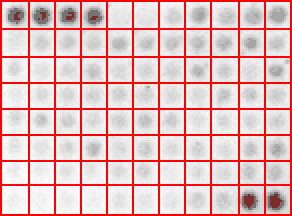
#> input picture chapter4/ELISA_image_analysis/examples/D_grid_example.png, 146 x 108 px (shown 2 times larger)
$ python elisa_grid_quantification.py
#> lines starting #> are read from the running program, lines starting #| are printed output that depends on the picture
#!/usr/bin/env python3
"""Quantify an ELISA array image carrying a manually drawn red grid.

The defaults preserve the original 11-column, 8-row calculation. This script
locates existing grid lines; grid drawing and spot detection are manual steps.
"""

from __future__ import annotations

import argparse
import hashlib
import importlib.metadata
import json
from pathlib import Path
import string
import sys

import cv2
import numpy as np
import pandas as pd


SCRIPT_DIR = Path(__file__).resolve().parent
SKY_BLUE_BGR = (235, 206, 135)
GREEN_BGR = (0, 255, 0)


def parse_args() -> argparse.Namespace:
    parser = argparse.ArgumentParser(description=__doc__)
    parser.add_argument(
        "image", nargs="?", type=Path, default=SCRIPT_DIR / "examples" / "D_grid_example.png",
        help="8-bit color PNG/TIFF with a complete, manually drawn red grid",
    )
    parser.add_argument("--output-dir", type=Path, default=Path("elisa_results"))
    parser.add_argument("--cols", type=int, default=11, help="number of grid columns")
    parser.add_argument("--rows", type=int, default=8, help="number of grid rows (1-26)")
    parser.add_argument("--bg-size", "--background-patch", dest="bg_size", type=int, default=2, help="side of lower-left background square")
    parser.add_argument("--top-n", "--top-pixels", dest="top_n", type=int, default=10, help="number of brightest inverted pixels used for the upper reference")
    parser.add_argument("--threshold-fraction", "--signal-fraction", dest="threshold_fraction", type=float, default=0.30, help="fraction between background and upper reference")
    parser.add_argument("--preview", action="store_true", help="show the classified image after saving")
    args = parser.parse_args()
    if args.cols < 1 or not 1 <= args.rows <= 26:
        parser.error("--cols must be positive and --rows must be between 1 and 26")
    if args.bg_size < 1 or args.top_n < 1:
        parser.error("--bg-size and --top-n must be positive")
    if not 0 <= args.threshold_fraction <= 1:
        parser.error("--threshold-fraction must be between 0 and 1")
    return args


def read_grid_image(path: Path) -> np.ndarray:
    if not path.is_file():
        raise ValueError(f"Input image does not exist: {path}")
    # Reading bytes first also supports paths containing non-ASCII characters.
    image = cv2.imdecode(np.fromfile(path, dtype=np.uint8), cv2.IMREAD_UNCHANGED)
#> image is the input picture: shape (108, 146, 3); mean B, G, R 190.1, 190.1, 231
    if image is None:
        raise ValueError(f"Cannot decode input image: {path}")
    if image.dtype != np.uint8 or image.ndim != 3 or image.shape[2] not in (3, 4):
        raise ValueError("Input must be an 8-bit color image with a manually drawn red grid.")
    return image[:, :, :3].copy()  # OpenCV BGR; ignore an optional alpha channel.


def find_cell_bounds(red_mask: np.ndarray, cx: int, cy: int, well: str) -> tuple[int, int, int, int]:
    """Scan from the expected cell center to existing red lines, as in the original."""
    height, width = red_mask.shape
    if red_mask[cy, cx]:
        raise ValueError(f"{well}: expected cell center lies on a red line; check crop and grid dimensions.")
    top = bottom = cy
    left = right = cx
    while top > 0 and not red_mask[top, cx]:
        top -= 1
    while bottom < height - 1 and not red_mask[bottom, cx]:
        bottom += 1
    while left > 0 and not red_mask[cy, left]:
        left -= 1
    while right < width - 1 and not red_mask[cy, right]:
        right += 1
    boundaries = (("top", top, cx), ("bottom", bottom, cx),
                  ("left", cy, left), ("right", cy, right))
    missing = [side for side, y, x in boundaries if not red_mask[y, x]]
    if missing:
        raise ValueError(f"{well}: missing red boundary ({', '.join(missing)}); complete the grid manually.")
    # x2 and y2 are exclusive. The surrounding red lines are outside this ROI.
    x1, y1, x2, y2 = left + 1, top + 1, right, bottom
    if x2 <= x1 or y2 <= y1:
        raise ValueError(f"{well}: grid encloses an empty cell.")
    if red_mask[y1:y2, x1:x2].any():
        raise ValueError(f"{well}: red grid pixels enter the measurement region; straighten the grid manually.")
    return x1, y1, x2, y2


def analyze(image: np.ndarray, rows: int = 8, cols: int = 11, bg_size: int = 2,
            top_n: int = 10, threshold_fraction: float = 0.30) -> tuple[pd.DataFrame, np.ndarray]:
#> called with rows = 8, cols = 11, bg_size = 2, top_n = 10, threshold_fraction = 0.3
    height, width = image.shape[:2]
#> height = 108; width = 146
    gray_inv = 255 - cv2.cvtColor(image, cv2.COLOR_BGR2GRAY)
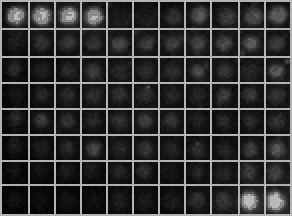
#> gray_inv: shape (108, 146) (shown 2 times larger); min 4, max 186, mean 52.7
    red_mask = (image[:, :, 2] > 180) & (image[:, :, 1] < 80) & (image[:, :, 0] < 80)
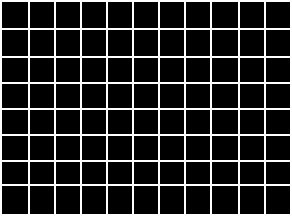
#> red_mask: shape (108, 146) bool (shown 2 times larger); 15.9% white in thin lines or dots
    if not red_mask.any():
        raise ValueError("No red grid found. Draw the grid manually before running this script.")
    classified = image.copy()
    results = []
    seen_bounds = set()
    for j in range(rows):
        for i in range(cols):
            well = f"{string.ascii_uppercase[j]}{i + 1}"
            cx, cy = int((i + 0.5) * width / cols), int((j + 0.5) * height / rows)
            x1, y1, x2, y2 = find_cell_bounds(red_mask, cx, cy, well)
            bounds = (x1, y1, x2, y2)
            if bounds in seen_bounds:
                raise ValueError(f"{well}: another cell has the same bounds; check --rows and --cols.")
            seen_bounds.add(bounds)
            region = gray_inv[y1:y2, x1:x2]
            if min(region.shape) < bg_size or region.size <= bg_size ** 2:
                raise ValueError(f"{well}: cell is too small for the background patch.")
            # The background patch is included in the upper reference, matching
            # the original script, but excluded from all pixel classifications.
            background = np.zeros(region.shape, dtype=bool)
            background[-bg_size:, :bg_size] = True
            bg_value = float(np.mean(region[background]))
            highest = np.sort(region, axis=None)[-top_n:]
            upper_reference = float(np.mean(highest))
            threshold = bg_value + threshold_fraction * (upper_reference - bg_value)
            candidates = ~background
            type1 = candidates & (region <= bg_value)
            type2 = candidates & (region > bg_value) & (region < threshold)
            signal = candidates & (region > bg_value) & (region >= threshold)
            colored_region = classified[y1:y2, x1:x2]
            colored_region[type1] = SKY_BLUE_BGR
            colored_region[type2] = GREEN_BGR
            signal_mean = float(np.mean(region[signal])) if signal.any() else 0.0
            results.append({
                "well": well,
                "bg_threshold": bg_value,
                "green_threshold": threshold,
                "signal_mean": signal_mean,
                "signal_pixels": int(signal.sum()),
                "total_pixels": int(candidates.sum()),
                "top_pixels_mean": upper_reference,
                "x1": x1, "y1": y1, "x2_exclusive": x2, "y2_exclusive": y2,
            })
#> after the loop, results = 88 items; seen_bounds = 88 items
    return pd.DataFrame(results), classified


def save_results(df: pd.DataFrame, classified: np.ndarray, args: argparse.Namespace) -> list[Path]:
    output_dir = args.output_dir.resolve()
    output_dir.mkdir(parents=True, exist_ok=True)
    stem = args.image.stem
    csv_path = output_dir / f"{stem}_signals.csv"
    xlsx_path = output_dir / f"{stem}_signals.xlsx"
    png_path = output_dir / f"{stem}_classified.png"
    json_path = output_dir / f"{stem}_analysis.json"
    df.to_csv(csv_path, index=False)
    matrix = pd.DataFrame(df["signal_mean"].to_numpy().reshape(args.rows, args.cols),
                          index=list(string.ascii_uppercase[:args.rows]),
                          columns=list(range(1, args.cols + 1)))
    with pd.ExcelWriter(xlsx_path, engine="openpyxl") as writer:
        df.to_excel(writer, sheet_name="signals", index=False)
        matrix.to_excel(writer, sheet_name="signal_mean", index_label="row")
    success, encoded = cv2.imencode(".png", classified)
    if not success:
        raise ValueError("Could not encode the classified image.")
    encoded.tofile(png_path)
    metadata = {
        "input_file": args.image.name,
        "input_sha256": hashlib.sha256(args.image.read_bytes()).hexdigest(),
        "script_sha256": hashlib.sha256(Path(__file__).read_bytes()).hexdigest(),
        "image_height": int(classified.shape[0]), "image_width": int(classified.shape[1]),
        "rows": args.rows, "cols": args.cols, "background_patch_side_pixels": args.bg_size,
        "top_n": args.top_n, "threshold_fraction": args.threshold_fraction,
        "red_grid_rule_rgb": "R > 180, G < 80, B < 80",
        "signal_definition": "Mean of retained 8-bit inverted grayscale pixels; no background subtraction or normalization.",
        "versions": {"python": sys.version.split()[0], "opencv": cv2.__version__,
                     "numpy": np.__version__, "pandas": pd.__version__,
                     "openpyxl": importlib.metadata.version("openpyxl")},
        "output_files": [csv_path.name, xlsx_path.name, png_path.name, json_path.name],
    }
    json_path.write_text(json.dumps(metadata, indent=2) + "\n", encoding="utf-8")
    return [csv_path, xlsx_path, png_path, json_path]


def main() -> int:
    args = parse_args()
    try:
        image = read_grid_image(args.image)
        df, classified = analyze(image, args.rows, args.cols, args.bg_size,
                                 args.top_n, args.threshold_fraction)
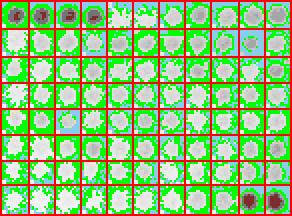
#> classified: shape (108, 146, 3) (shown 2 times larger); mean B, G, R 112.9, 192.4, 139.9
#> df = table of 88 rows and 11 columns
        paths = save_results(df, classified, args)
#> paths = 4 items
    except (ValueError, OSError) as exc:
        print(f"Error: {exc}", file=sys.stderr)
        return 1
    print(f"Analyzed {len(df)} cells ({args.rows} rows x {args.cols} columns).")
#| Analyzed 88 cells (8 rows x 11 columns).
    for path in paths:
        print(f"Saved: {path}")
#> this loop made 4 passes
#| Saved: chapter4/ELISA_image_analysis/elisa_results/D_grid_example_signals.csv
#| Saved: chapter4/ELISA_image_analysis/elisa_results/D_grid_example_signals.xlsx
#| Saved: chapter4/ELISA_image_analysis/elisa_results/D_grid_example_classified.png
#| Saved: chapter4/ELISA_image_analysis/elisa_results/D_grid_example_analysis.json
    if args.preview:
        import matplotlib.pyplot as plt
        plt.imshow(cv2.cvtColor(classified, cv2.COLOR_BGR2RGB))
        plt.axis("off")
        plt.title("Sky blue: at/below background; green: below signal threshold")
        plt.tight_layout()
        plt.show()
    return 0


if __name__ == "__main__":
    raise SystemExit(main())
#> (the program exits here)

$ run again, with chapter4/ELISA_image_analysis/examples/D_grid_classified_example.png copied over chapter4/ELISA_image_analysis/examples/D_grid_example.png
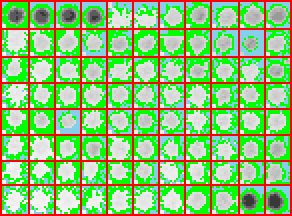
#> input picture chapter4/ELISA_image_analysis/examples/D_grid_classified_example.png, 146 x 108 px (shown 2 times larger)
#> in read_grid_image, image is the input picture: shape (108, 146, 3); mean B, G, R 112.6, 192.5, 139.3
#> in analyze, `gray_inv = 255 - cv2.cvtColor(image, cv2.COLOR_BGR2GRAY)`:
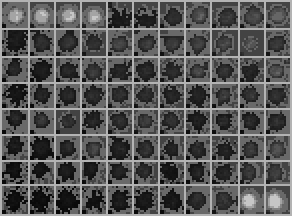
#> gray_inv: shape (108, 146) (shown 2 times larger); min 8, max 198, mean 87.5
#> red_mask: shape (108, 146) bool; 15.9% white in thin lines or dots
#> after the loop in analyze, `for j in range(rows):`: results = 88 items
#> in main, `df, classified = analyze(image, args.rows, args.cols, args.bg_size, ar..`:
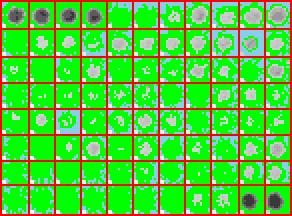
#> classified: shape (108, 146, 3) (shown 2 times larger); mean B, G, R 54, 200, 81.9
#> df = table of 88 rows and 11 columns
#> encoded = 15467 values, max 255 at index 89, min 0 at index 8, mean 127.5
#> paths = 4 items
#| Analyzed 88 cells (8 rows x 11 columns).
#> the loop in main, `for path in paths:` made 4 passes
#| Saved: chapter4/ELISA_image_analysis/elisa_results/D_grid_example_signals.csv
#| Saved: chapter4/ELISA_image_analysis/elisa_results/D_grid_example_signals.xlsx
#| Saved: chapter4/ELISA_image_analysis/elisa_results/D_grid_example_classified.png
#| Saved: chapter4/ELISA_image_analysis/elisa_results/D_grid_example_analysis.json
